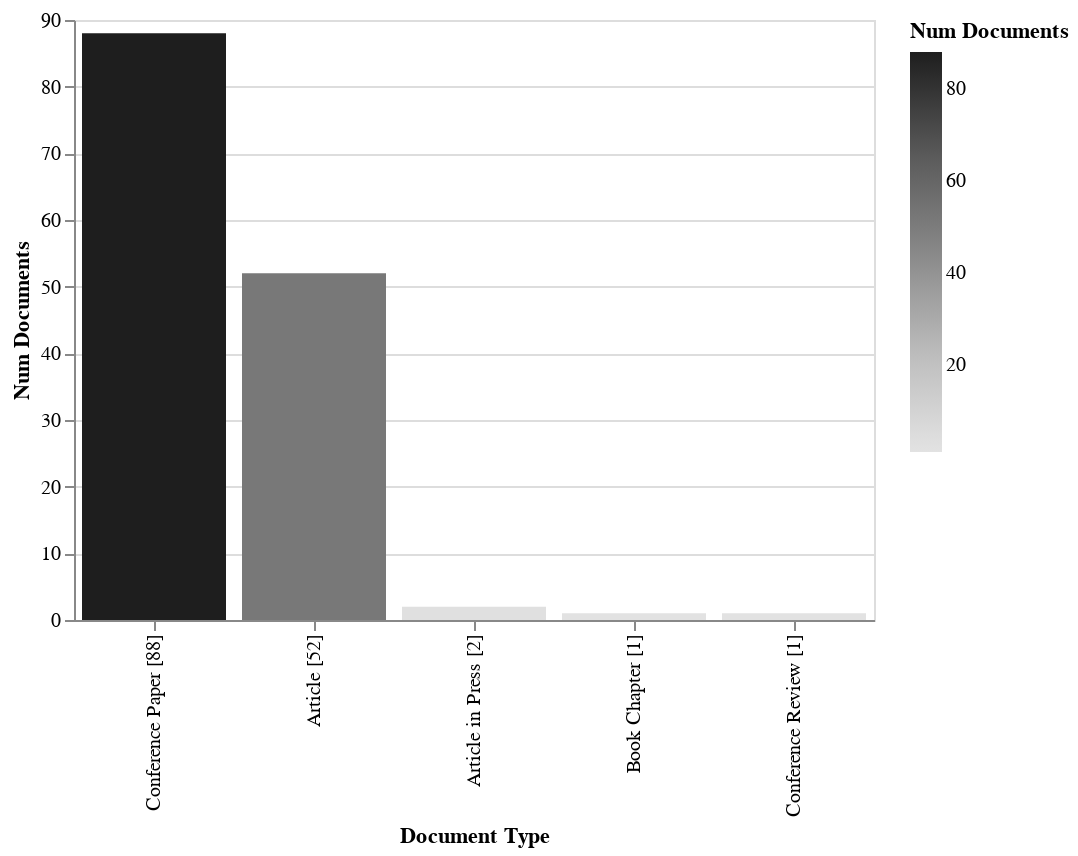

Notebook cell for this chart:
### Code cell
# df.documents_by_terms("Document Type").altair_barplot()

### Figure 1 — Vega-Lite specification as saved in the notebook (floating-point values rounded to 4 significant figures)
{"$schema": "https://vega.github.io/schema/vega-lite/v3.4.0.json", "config": {"mark": {"tooltip": null}, "view": {"height": 300, "width": 400}}, "data": {"name": "data-6646d1f59f1966d9969498ed10e5c0cf"}, "datasets": {"data-6646d1f59f1966d9969498ed10e5c0cf": [{"Document Type": "Conference Paper [88]", "ID": ["[*7*]", "[*8*]", "[*9*]", "[*12*]", "[*13*]", "[*14*]", "[*15*]", "[*16*]", "[*17*]", "[*19*]", "[*20*]", "[*21*]", "[*22*]", "[*23*]", "[*24*]", "[*26*]", "[*30*]", "[*32*]", "[*36*]", "[*40*]", "[*41*]", "[*42*]", "[*45*]", "[*48*]", "[*49*]", "[*50*]", "[*51*]", "[*52*]", "[*53*]", "[*55*]", "[*56*]", "[*57*]", "[*59*]", "[*60*]", "[*61*]", "[*63*]", "[*64*]", "[*65*]", "[*66*]", "[*69*]", "[*70*]", "[*71*]", "[*72*]", "[*73*]", "[*74*]", "[*75*]", "[*76*]", "[*77*]", "[*78*]", "[*79*]", "[*81*]", "[*82*]", "[*83*]", "[*84*]", "[*85*]", "[*86*]", "[*87*]", "[*88*]", "[*89*]", "[*90*]", "[*91*]", "[*93*]", "[*94*]", "[*96*]", "[*97*]", "[*98*]", "[*99*]", "[*100*]", "[*101*]", "[*102*]", "[*106*]", "[*107*]", "[*109*]", "[*110*]", "[*114*]", "[*115*]", "[*116*]", "[*118*]", "[*119*]", "[*120*]", "[*121*]", "[*122*]", "[*124*]", "[*126*]", "[*129*]", "[*138*]", "[*140*]", "[*143*]"], "Num Documents": 88}, {"Document Type": "Article [52]", "ID": ["[*0*]", "[*1*]", "[*2*]", "[*3*]", "[*4*]", "[*5*]", "[*6*]", "[*10*]", "[*11*]", "[*18*]", "[*25*]", "[*27*]", "[*28*]", "[*29*]", "[*31*]", "[*33*]", "[*34*]", "[*35*]", "[*37*]", "[*38*]", "[*39*]", "[*43*]", "[*44*]", "[*46*]", "[*47*]", "[*54*]", "[*58*]", "[*62*]", "[*67*]", "[*68*]", "[*80*]", "[*103*]", "[*104*]", "[*105*]", "[*108*]", "[*111*]", "[*112*]", "[*113*]", "[*117*]", "[*123*]", "[*125*]", "[*127*]", "[*128*]", "[*130*]", "[*131*]", "[*132*]", "[*133*]", "[*134*]", "[*135*]", "[*137*]", "[*139*]", "[*142*]"], "Num Documents": 52}, {"Document Type": "Article in Press [2]", "ID": ["[*92*]", "[*95*]"], "Num Documents": 2}, {"Document Type": "Book Chapter [1]", "ID": ["[*136*]"], "Num Documents": 1}, {"Document Type": "Conference Review [1]", "ID": ["[*141*]"], "Num Documents": 1}]}, "encoding": {"color": {"field": "Num Documents", "scale": {"scheme": "greys"}, "type": "quantitative"}, "x": {"field": "Document Type", "sort": {"field": "Num Documents:Q"}, "type": "nominal"}, "y": {"field": "Num Documents", "type": "quantitative"}}, "mark": "bar"}
